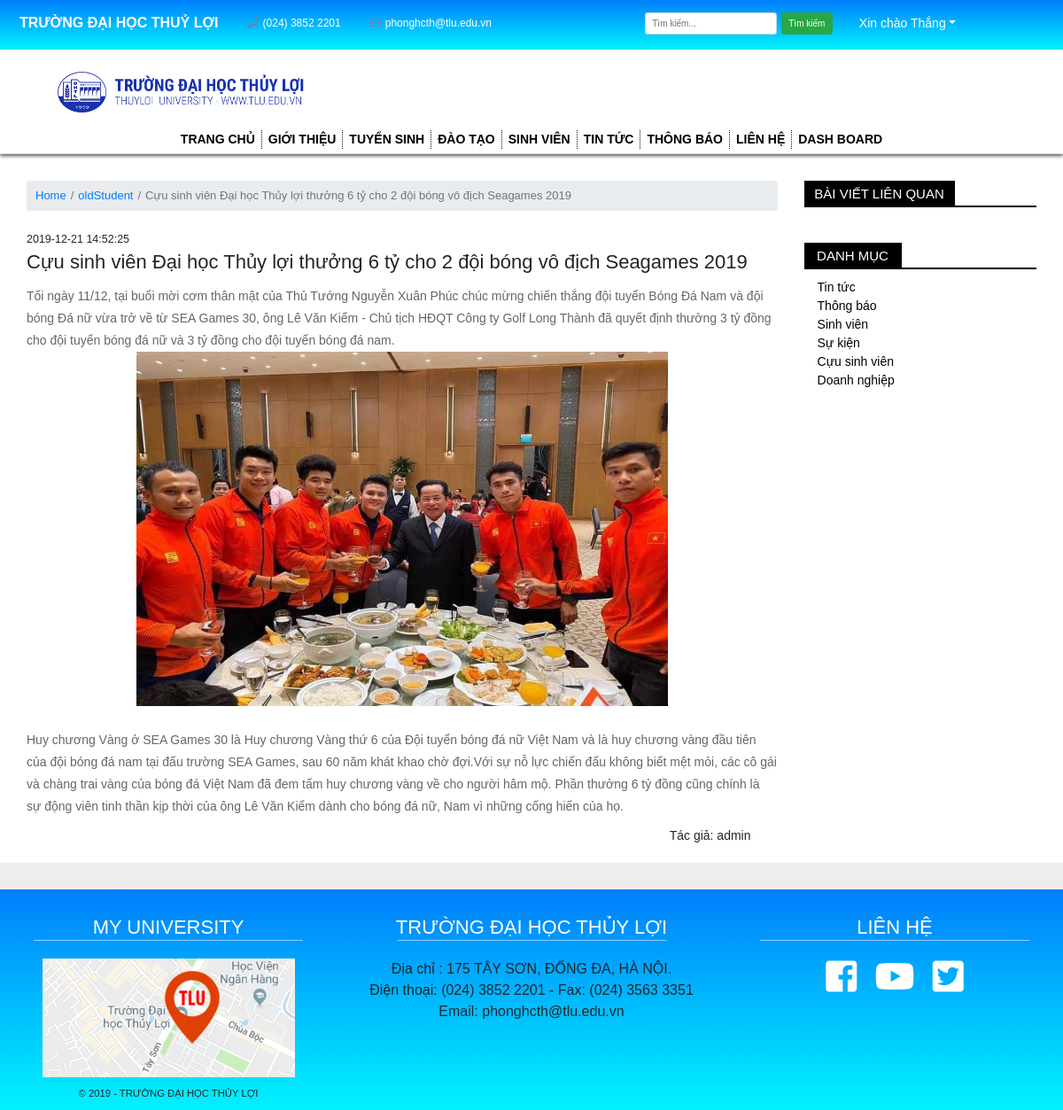
Screenshot of /index.php?category=oldStudent&idPost=10 (signed in) with the database file from the repository.
### tables this page shows
CREATE TABLE `Account` (
  `accID` tinyint(1) UNSIGNED NOT NULL,
  `userID` char(11) DEFAULT NULL,
  `firstName` varchar(30) NOT NULL,
  `lastName` varchar(30) NOT NULL,
  `email` varchar(50) NOT NULL,
  `password` varchar(100) NOT NULL,
  `level` tinyint(1) DEFAULT '3',
  `created` datetime DEFAULT CURRENT_TIMESTAMP
);

CREATE TABLE `Posts` (
  `idPost` tinyint(1) NOT NULL,
  `category` varchar(50) NOT NULL,
  `titlePost` varchar(255) DEFAULT NULL,
  `content` text NOT NULL,
  `imgPost` text NOT NULL,
  `author` varchar(30) NOT NULL,
  `accID` tinyint(1) UNSIGNED NOT NULL,
  `dateCreated` datetime DEFAULT CURRENT_TIMESTAMP,
  `description` varchar(255) NOT NULL
);

### layout/post.php (the view, shortened to what this page needs)
<?php
    if(isset($_GET['idPost'])){
        $idPost=$_GET['idPost'];
    }
?>
<section class="inner-content mt-5">
    <div class="container">
        <?php
        $sql="SELECT * FROM Posts WHERE category like '$category' AND idPost = '$idPost' ORDER BY idPost DESC ";
            $news=mysqli_query($conn, $sql);
            while ($row=mysqli_fetch_array($news)) {
        ?>
        <div class="row">
            <div class="col-md-9 col-12">
                <nav aria-label="breadcrumb">
                    <ol class="breadcrumb f-13">
                        <li class="breadcrumb-item"><a href="index.php">Home</a></li>
                        <li class="breadcrumb-item"><a href=""><?= $row['category']?></a></li>
                        <li class="breadcrumb-item active" aria-current="page"><?= $row['titlePost']?></li>
                    </ol>
                </nav>
                <article class="pt-4">
                    <h5><?= $row['dateCreated'] ;?></h5>
                    <h2><?= $row['titlePost']?></h2>
                    <div class="text"><?= $row['content']?></div>
                    <div class="author float-right pr-5">Tác giả: <?= $row['author']?></div>
                </article>
            </div>
            <?php }?>
            <div class="col-md-3 col-12">
                <div class="title-post">
                    <h3>Bài viết liên quan</h3>
                </div>
                <div class="list-category">
                    <ul class="container pt-3 pl-3">
                    </ul>
                    <div class="notify category mt-5">
                        <h3>Danh mục</h3>
                    </div>
                    <ul class="container pt-3 pl-3">
                        <li><i class="fas fa-caret-right pr-2"></i><a href="#">Tin tức</a></li>
                        <li><i class="fas fa-caret-right pr-2"></i><a href="#">Thông báo</a></li>
                        <li><i class="fas fa-caret-right pr-2"></i><a href="#">Sinh viên</a></li>
                        <li><i class="fas fa-caret-right pr-2"></i><a href="#">Sự kiện</a></li>
                        <li><i class="fas fa-caret-right pr-2"></i><a href="#">Cựu sinh viên</a></li>
                        <li><i class="fas fa-caret-right pr-2"></i><a href="#">Doanh nghiệp</a></li>
                    </ul>
                </div>
            </div>
        </div>
    </div>
</section>

### layout/top-header.php (shortened to what this page needs)
<div class="top-header">
    <div class="container-fluid">
        <div class="row inner-header">
            <div class="col-md-6 position-relative">
                <div id="left-top-header">
                    <ul>
                        <div class="d-flex justify-content-around align-items-center inner-top-left">
                            <div class="name-school">
                                <li><a href=""><span>Trường đại học Thuỷ Lợi<span></a></li>
                            </div>
                            <div class="info-contact">
                                <li>
                                    <i class="fas fa-phone"></i>
                                    <a href="#">(024) 3852 2201</a>
                                </li>
                                <li>
                                    <i class="far fa-envelope"></i>
                                    <a href="#">phonghcth@tlu.edu.vn</a>
                                </li>
                            </div>
                        </div>
                    </ul>
                </div>
            </div>
            <div class="col-md-6 p-auto">
                <div id="right-top-header">
                    <div class="d-flex justify-content-center align-items-center inner-top-right">
                        <div class="search">
                            <form action="" class="form-inline mr-5">
                                <input class="form-control mr-2" type="text" placeholder="Tìm kiếm...">
                                <button type="submit" class="btn btn-success">Tìm kiếm</button>
                            </form>
                        </div>
                        <div class="login">
                            <?php if (isset($_SESSION['idUser'])) {
                                $accID = $_SESSION['idUser'];
                                $sql = "SELECT * FROM Account WHERE accID = $accID ";
                                $user = mysqli_query($conn, $sql);
                                $row = mysqli_fetch_array($user);
                            ?>
                                <div class="dropdown">
                                    <span class="dropdown-toggle" data-toggle="dropdown">Xin chào <?= $row['lastName']; ?></span>
                                </div>
                            <?php } else { ?>
                                <i class="fas fa-sign-out-alt"></i><a href="#" class="lg"data-toggle="modal" data-target="#login-form">Login/Register</a>
                            <?php } ?>
                        </div>
                    </div>
                </div>
            </div>
        </div>
    </div>
</div>

### css/style.css (style rules this page uses)
* { margin: 0; padding: 0; box-sizing: border-box; font-family: sans-serif; font-size: 62.5%; }
.container-fluid { padding-left: 0; padding-right: 0; }
.container { padding-left: 0; padding-right: 0; }
.top-header { background: linear-gradient(180deg, #007efc 0%, #00f3ff 100%); padding: 0.8rem; }
#left-top-header ul { display: flex; }
#left-top-header ul li { display: inline-block; padding: 0 1.4rem; }
#left-top-header ul li a, #left-top-header ul li i { font-size: 1.2rem; color: #FFF; }
#left-top-header ul li i { padding: 0 0.5rem; color: #6b82b3; }
#left-top-header .name-school span { text-transform: uppercase; font-weight: 700; font-size: 1.6rem; }
#left-top-header a, #left-top-header i { font-size: 1.6rem; color: #FFF; }
.inner-top-left>div { margin-top: 0.6rem; }
.inner-top-right>div { margin-top: 0.6rem; }
.login * { font-size: 1.4rem; }
.login .dropdown span { color: #FFF; cursor: pointer; }
.dropdown { position: relative; display: inline-block; }
.title-news h3, .notify h3, .title-post h3 { width: 8rem; height: 3rem; font-size: 1.5rem; font-weight: 500; background: transparent; text-transform: uppercase; color: #FFF; background-color: #f9c100; display: flex; align-items: center; justify-content: space-around; margin-bottom: 1.8rem; }
.notify h3 { width: 11rem; background-color: #000; }
.title-post h3 { width: 17rem; background-color: #000; }
.notify::after, .title-post::after { content: '.'; display: block; font-size: 0; height: 1px; width: 100%; border-top: 2px solid #000; margin-top: -2rem; }
.f-13 * { font-size: 1.3rem; }
.list-category ul li { list-style-type: none; }
.list-category ul li a { font-size: 1.4rem; color: #000; }
.author { font-size: 1.4rem; }
article .text p { margin-top: 1.2rem; font-size: 1.4rem !important; line-height: 1.8; color: #666; }
article h2 { font-size: 2.2rem; }

### rows the page displays
account: lastName "Thắng"
posts: category "oldStudent", titlePost "Cựu sinh viên Đại học Thủy lợi thưởng 6 tỷ cho 2 đội bóng vô địch Seagames 2019", dateCreated "2019-12-21 14:52:25", content "Tối ngày 11/12, tại buổi mời cơm thân mật của Thủ Tướng Nguyễn Xuân Phúc chúc mừng chiến thắng đội tuyển Bóng Đá Nam và đội bóng Đá nữ vừa trở về từ SEA Games 30, ông Lê Văn Kiểm - Chủ tịch HĐQT Công ty Golf Long Thành đã quyết định thưởng 3 tỷ đồng cho đội tuyển bóng đá nữ và 3 tỷ đồng cho đội tuyển bóng đá nam. Huy chương Vàng ở SEA Games 30 là Huy chương Vàng thứ 6 của Đội tuyển bóng đá nữ Việt Nam và là huy chương vàng đầu tiên của đội bóng đá nam tại đấu trường SEA Games, sau 60 năm khát khao chờ đợi.Với sự nỗ lực chiến đấu không biết mệt mỏi, các cô gái và chàng trai vàng của bóng đá Việt Nam đã đem tấm huy chương vàng về cho người hâm mộ. Phần thưởng 6 tỷ đồng cũng chính là sự động…", content (picture), author "admin"
